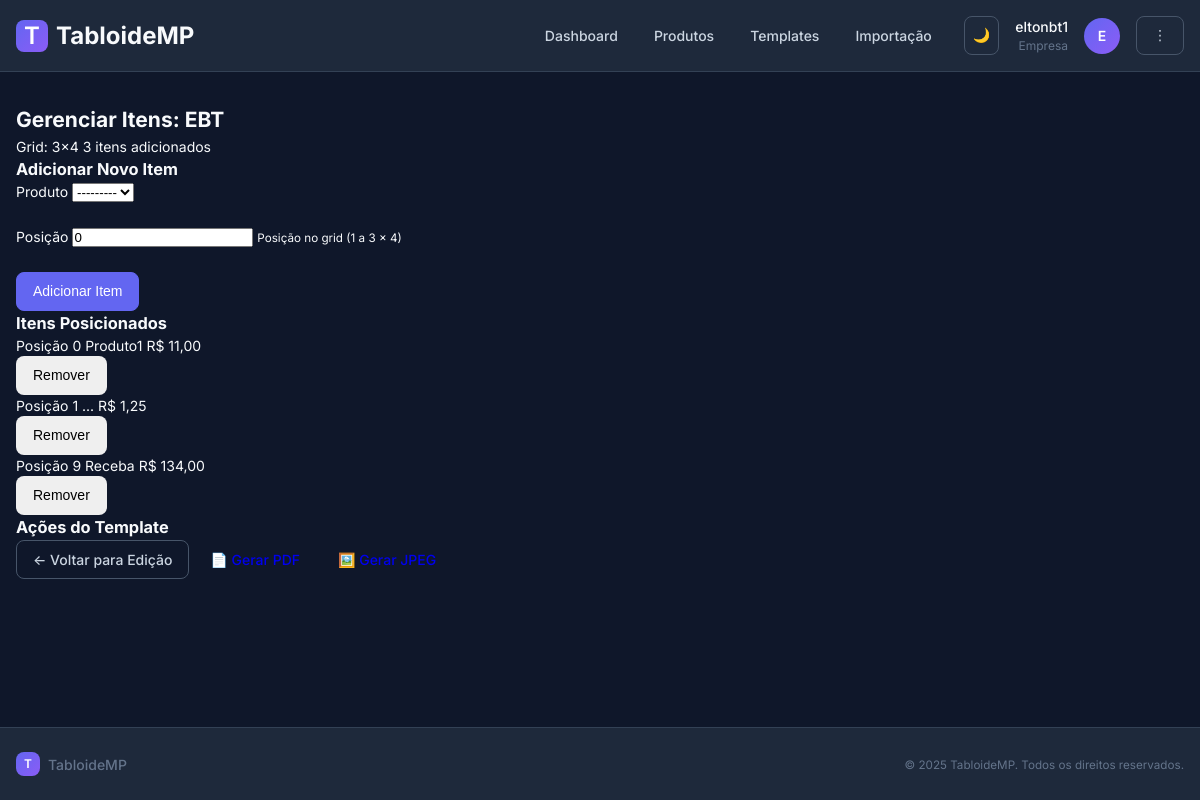
Page /tabloide/templates/3/itens/ (signed in) on the committed database.
### relatorios/models.py (models this page shows, shortened)
class TemplateTabloide(models.Model):
    nome = models.CharField(max_length=100)
    colunas = models.PositiveIntegerField(default=3)
    linhas = models.PositiveIntegerField(default=4)
    cor_fundo_row = models.CharField(max_length=7, default="#FFFFFF", verbose_name="Cor de fundo principal")  # HEX
    cor_fundo_alternada = models.CharField(
        max_length=7, default="#FFFFFF", blank=True, verbose_name="Cor de fundo alternada"
    )  # HEX para intercalado
    background_imagem = models.ImageField(
        upload_to="backgrounds/", blank=True, null=True
    )
    class Meta:
        verbose_name = "Template de Tabloide"
        verbose_name_plural = "Templates de Tabloide"

class ItemTabloide(models.Model):
    template = models.ForeignKey(
        TemplateTabloide, on_delete=models.CASCADE, related_name="itens"
    )
    produto = models.ForeignKey(Produto, on_delete=models.CASCADE)
    ordem = models.PositiveIntegerField(default=0)
    class Meta:
        ordering = ["ordem"]
        unique_together = [("template", "produto"), ("template", "ordem")]

class Produto(models.Model):
    codigo = models.CharField(max_length=50, unique=True)
    codigo_barras = models.CharField(max_length=64, blank=True, null=True, unique=True)
    nome = models.CharField(max_length=200)
    descricao = models.TextField(blank=True)
    preco = models.DecimalField(max_digits=10, decimal_places=2)
    imagem = models.ImageField(upload_to="produtos/", blank=True, null=True)
    criado_em = models.DateTimeField(auto_now_add=True)
    atualizado_em = models.DateTimeField(auto_now=True)
    class Meta:
        ordering = ["nome"]

### relatorios/views.py (the view)
@empresa_required
def gerenciar_itens_tabloide(request: HttpRequest, pk: int) -> HttpResponse:
    template = get_object_or_404(TemplateTabloide, pk=pk)
    if request.method == "POST":
        if not request.user.has_perm("relatorios.change_templatetabloide"):
            return redirect("login")
        form = ItemTabloideForm(request.POST, template=template)
        if form.is_valid():
            form.save()
            return redirect("relatorios:template_items", pk=template.pk)
    else:
        form = ItemTabloideForm(template=template)
    itens = template.itens.select_related("produto").all()
    return render(
        request,
        "relatorios/tabloide/itens.html",
        {"template": template, "form": form, "itens": itens},
    )

### relatorios/forms.py (shortened to what this page needs)
class ItemTabloideForm(forms.ModelForm):
    class Meta:
        model = ItemTabloide
        fields = ["produto", "ordem"]
        widgets = {
            'produto': forms.Select(attrs={'class': 'form-control'}),
            'ordem': forms.NumberInput(attrs={
                'class': 'form-control',
                'min': '1',
                'placeholder': 'Posição (1, 2, 3...)'
            })
        }
    def __init__(self, *args, **kwargs):
        self.template = kwargs.pop('template', None)
        super().__init__(*args, **kwargs)
        if self.template:
            self.fields['produto'].queryset = Produto.objects.exclude(
                itemtabloide__template=self.template
            )

### templates/relatorios/tabloide/itens.html (shortened to what this page needs)
{% extends 'base.html' %}
{% block content %}
<section>
  <div class="items-header">
    <h2>Gerenciar Itens: {{ template.nome }}</h2>
    <div class="header-info">
      <span class="template-dimensions">Grid: {{ template.colunas }}×{{ template.linhas }}</span>
      <span class="items-count">{{ itens|length }} itens adicionados</span>
    </div>
  </div>
  <div class="items-container">
    <div class="add-item-section">
      <h3>Adicionar Novo Item</h3>
      <form method="post" class="item-form">
        <div class="form-row">
          <div class="form-group">
            <label for="{{ form.produto.id_for_label }}">Produto</label>
            {{ form.produto }}
          </div>
          <div class="form-group">
            <label for="{{ form.ordem.id_for_label }}">Posição</label>
            {{ form.ordem }}
            <small>Posição no grid (1 a {{ template.colunas }} × {{ template.linhas }})</small>
          </div>
        </div>
        <button type="submit" class="btn btn-primary">Adicionar Item</button>
      </form>
    </div>
    <div class="items-grid-section">
      <h3>Itens Posicionados</h3>
      {% if itens %}
        <div class="items-list">
          {% for item in itens %}
            <div class="item-card">
              <div class="item-info">
                <span class="item-position">Posição {{ item.ordem }}</span>
                <span class="item-product">{{ item.produto.nome }}</span>
                <span class="item-price">R$ {{ item.produto.preco|floatformat:2 }}</span>
              </div>
              <form method="post" action="{% url 'relatorios:template_item_remove' template_pk=template.pk item_pk=item.pk %}" class="remove-form">
                <button type="submit" class="btn btn-remove" title="Remover item">Remover</button>
              </form>
            </div>
          {% endfor %}
        </div>
      {% else %}
        <div class="empty-grid">
          <p>Nenhum item adicionado ainda.</p>
          <p>Use o formulário acima para adicionar produtos às posições do grid {{ template.colunas }}×{{ template.linhas }}.</p>
        </div>
      {% endif %}
    </div>
  </div>
  <div class="template-actions">
    <h3>Ações do Template</h3>
    <div class="action-buttons">
      <a href="{% url 'relatorios:template_update' template.pk %}" class="btn btn-secondary">
        ← Voltar para Edição
      </a>
      <a href="{% url 'relatorios:pdf_tabloide' %}?template={{ template.pk }}" class="btn btn-export" target="_blank">
        📄 Gerar PDF
      </a>
      <a href="{% url 'relatorios:jpeg_tabloide' %}?template={{ template.pk }}" class="btn btn-export" target="_blank">
        🖼️ Gerar JPEG
      </a>
    </div>
  </div>
</section>
{% endblock %}

### templates/base.html (shortened to what this page needs)
{% load static %}
<!DOCTYPE html>
<html lang="pt-br" data-theme="dark">
  <head>
    <link rel="stylesheet" href="{% static 'css/modern.css' %}" />
  </head>
  <body>
    <div class="app-layout">
      <header class="app-header">
        <div class="container">
          <div class="header-content">
            <a href="{% url 'relatorios:home' %}" class="brand">
              <div class="brand-icon">T</div>
              <span>TabloideMP</span>
            </a>
            <nav class="nav-main">
              {% if user.is_authenticated %}
                <ul class="nav-links">
                  <li><a href="{% url 'relatorios:home' %}" class="nav-link">Dashboard</a></li>
                  {% if user.is_superuser or user.empresa_profile %}
                    <li><a href="{% url 'relatorios:produto_list' %}" class="nav-link">Produtos</a></li>
                    <li><a href="{% url 'relatorios:template_list' %}" class="nav-link">Templates</a></li>
                    <li><a href="{% url 'relatorios:importacao' %}" class="nav-link">Importação</a></li>
                  {% endif %}
                </ul>
                <div class="user-menu">
                  <button id="theme-toggle" class="btn btn-icon btn-secondary" title="Alternar tema">
                    <span class="theme-icon">🌙</span>
                  </button>
                  <div class="user-info">
                    <div class="user-name">{{ user.username }}</div>
                    <div class="user-role">
                      {% if user.is_superuser %}
                        Admin
                      {% else %}
                        {% if user.empresa_profile %}
                          Empresa
                        {% elif user.cliente_profile %}
                          Cliente
                        {% else %}
                          Usuário
                        {% endif %}
                      {% endif %}
                    </div>
                  </div>
                  <div class="user-avatar">
                    {{ user.username|first|upper }}
                  </div>
                  <div class="dropdown">
                    <button class="btn btn-secondary dropdown-toggle" data-dropdown="user-menu">
                      ⋮
                    </button>
                  </div>
                </div>
              {% else %}
                <div class="nav-auth">
                  <a href="{% url 'relatorios:escolher_area' %}" class="btn btn-primary">Entrar</a>
                </div>
              {% endif %}
            </nav>
          </div>
        </div>
      </header>
      <main class="app-main">
        <div class="container{% block container_class %}{% endblock %}">
          {% block content %}{% endblock %}
        </div>
      </main>
      <footer class="app-footer">
        <div class="container">
          <div class="footer-content">
            <div class="footer-brand">
              <div class="brand-icon">T</div>
              <span>TabloideMP</span>
            </div>
            <div class="footer-text">
              <small>&copy; {% now 'Y' %} TabloideMP. Todos os direitos reservados.</small>
            </div>
          </div>
        </div>
      </footer>
    </div>
  </body>
</html>

### rows in the picture
TemplateTabloide: nome "EBT", colunas "3", linhas "4"
ItemTabloide: ordem "0", produto.nome "Produto1", produto.preco "11,00"
ItemTabloide: ordem "1", produto.nome "...", produto.preco "1,25"
ItemTabloide: ordem "9", produto.nome "Receba", produto.preco "134,00"

### other values in the picture
{{ user.username }} "eltonbt1"
{{ user.username|first|upper }} "E"
{{ itens|length }} "3"
